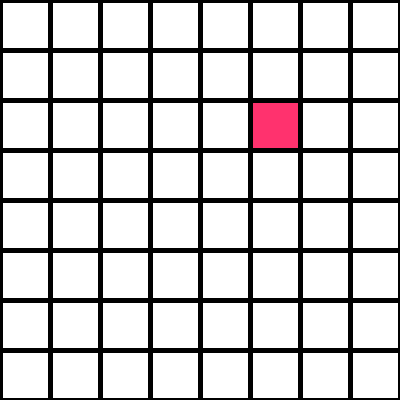
Frame 1 (no input)
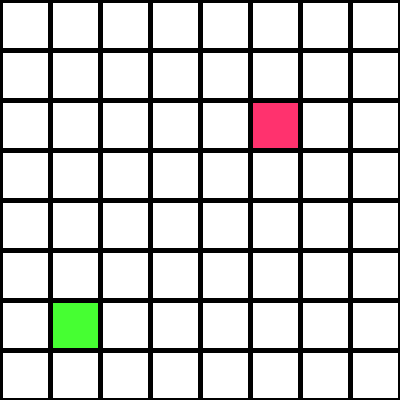
Frame 2 (the mouse pressed at the canvas centre, redrawn once)

The Processing sketch that drew these frames (run headless with seeded random() and noise(); the mouse was pressed at the canvas centre and the sketch redrawn once):

// Processing sketch: processing_49229
// ── processing_49229.pde

int n = 8;
int s = 50;
int t;
int y;

void setup() {
  size(400, 400);
  colorMode(HSB, 360, 100, 100);
  background(360);

  smooth();
  strokeWeight(5);

  noLoop();
}

void draw() {
  make_tiles();

  t = int(random(n));
  y = int(random(n));

  fill(random(36)*10, 80, 100);
  rect(t*s, y*s, s, s);
}

void make_tiles() {
  for (int p = 0; p < n; p++) {
    for (int q = 0; q < n;q++) {
      noFill();
      rect(p*s, q*s, s, s);
    }
  }
}

void mousePressed() {  
  redraw();
}

void keyPressed() {
  background(360);
  redraw();
}
